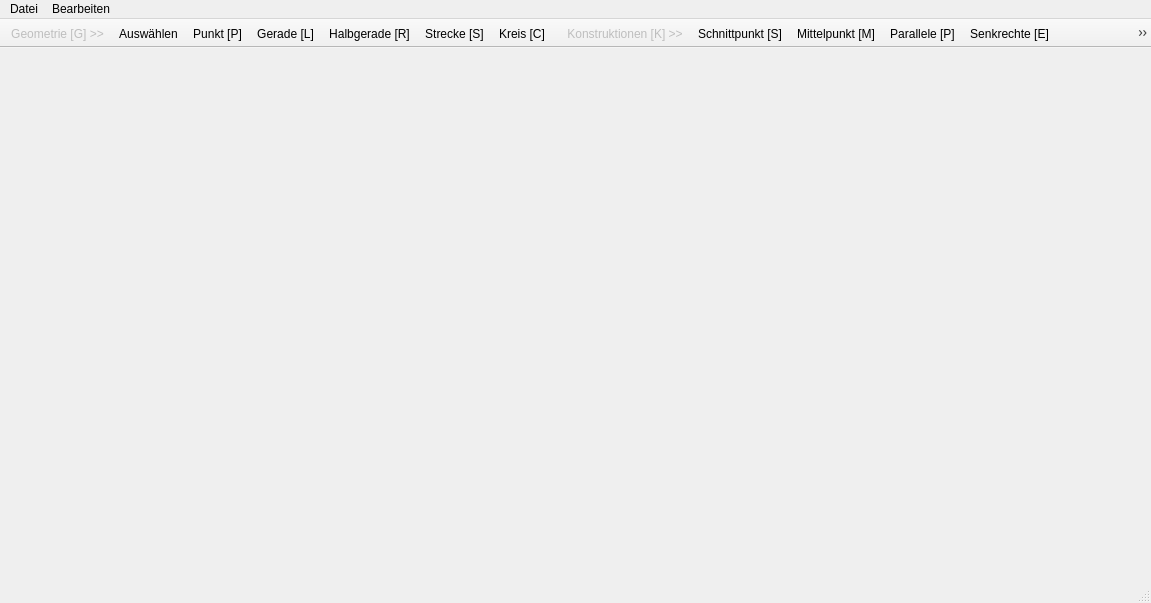
<?xml version="1.0" encoding="UTF-8"?>
<ui version="4.0">
 <class>MainWindow</class>
 <widget class="QMainWindow" name="MainWindow">
  <property name="geometry">
   <rect>
    <x>0</x>
    <y>0</y>
    <width>1151</width>
    <height>603</height>
   </rect>
  </property>
  <property name="windowTitle">
   <string>MainWindow</string>
  </property>
  <widget class="QWidget" name="drawingBoardContainer"/>
  <widget class="QMenuBar" name="menubar">
   <property name="geometry">
    <rect>
     <x>0</x>
     <y>0</y>
     <width>1151</width>
     <height>33</height>
    </rect>
   </property>
   <widget class="QMenu" name="menuDatei">
    <property name="title">
     <string>Datei</string>
    </property>
    <widget class="QMenu" name="menuRecent">
     <property name="title">
      <string>Zuletzt geöffnet</string>
     </property>
     <addaction name="actionDummy"/>
    </widget>
    <addaction name="actionNew"/>
    <addaction name="actionOpen"/>
    <addaction name="menuRecent"/>
    <addaction name="separator"/>
    <addaction name="actionSave"/>
    <addaction name="actionSaveAs"/>
    <addaction name="actionExport"/>
    <addaction name="separator"/>
    <addaction name="actionSettings"/>
    <addaction name="separator"/>
    <addaction name="actionQuit"/>
    <addaction name="separator"/>
    <addaction name="separator"/>
   </widget>
   <widget class="QMenu" name="menuBearbeiten">
    <property name="title">
     <string>Bearbeiten</string>
    </property>
    <addaction name="actionUndo"/>
    <addaction name="actionRedo"/>
   </widget>
   <addaction name="menuDatei"/>
   <addaction name="menuBearbeiten"/>
  </widget>
  <widget class="QStatusBar" name="statusbar"/>
  <widget class="QToolBar" name="toolBarGeometry">
   <property name="windowTitle">
    <string>toolBar</string>
   </property>
   <property name="movable">
    <bool>false</bool>
   </property>
   <attribute name="toolBarArea">
    <enum>TopToolBarArea</enum>
   </attribute>
   <attribute name="toolBarBreak">
    <bool>false</bool>
   </attribute>
   <addaction name="actionHeaderGeometry"/>
   <addaction name="actionSelect"/>
   <addaction name="actionPoint"/>
   <addaction name="actionLine"/>
   <addaction name="actionRay"/>
   <addaction name="actionSegment"/>
   <addaction name="actionCircle"/>
  </widget>
  <widget class="QToolBar" name="toolBarConstructions">
   <property name="windowTitle">
    <string>toolBar_2</string>
   </property>
   <property name="movable">
    <bool>false</bool>
   </property>
   <attribute name="toolBarArea">
    <enum>TopToolBarArea</enum>
   </attribute>
   <attribute name="toolBarBreak">
    <bool>false</bool>
   </attribute>
   <addaction name="actionHeaderConstructions"/>
   <addaction name="actionIntersection"/>
   <addaction name="actionMidpoint"/>
   <addaction name="actionParallel"/>
   <addaction name="actionPerpendicular"/>
   <addaction name="actionPerpendicularFoot"/>
  </widget>
  <action name="actionNew">
   <property name="text">
    <string>Neu</string>
   </property>
   <property name="menuRole">
    <enum>QAction::MenuRole::NoRole</enum>
   </property>
  </action>
  <action name="actionOpen">
   <property name="text">
    <string>Öffnen</string>
   </property>
   <property name="menuRole">
    <enum>QAction::MenuRole::NoRole</enum>
   </property>
  </action>
  <action name="actionSave">
   <property name="text">
    <string>Speichern</string>
   </property>
   <property name="menuRole">
    <enum>QAction::MenuRole::NoRole</enum>
   </property>
  </action>
  <action name="actionSaveAs">
   <property name="text">
    <string>Speichern unter...</string>
   </property>
   <property name="menuRole">
    <enum>QAction::MenuRole::NoRole</enum>
   </property>
  </action>
  <action name="actionExport">
   <property name="text">
    <string>Exportieren...</string>
   </property>
   <property name="menuRole">
    <enum>QAction::MenuRole::NoRole</enum>
   </property>
  </action>
  <action name="actionSettings">
   <property name="text">
    <string>Einstellungen...</string>
   </property>
   <property name="menuRole">
    <enum>QAction::MenuRole::NoRole</enum>
   </property>
  </action>
  <action name="actionQuit">
   <property name="text">
    <string>Beenden</string>
   </property>
   <property name="menuRole">
    <enum>QAction::MenuRole::NoRole</enum>
   </property>
  </action>
  <action name="actionUndo">
   <property name="text">
    <string>Rückgängig</string>
   </property>
   <property name="menuRole">
    <enum>QAction::MenuRole::NoRole</enum>
   </property>
  </action>
  <action name="actionRedo">
   <property name="text">
    <string>Wiederholen</string>
   </property>
   <property name="menuRole">
    <enum>QAction::MenuRole::NoRole</enum>
   </property>
  </action>
  <action name="actionSelect">
   <property name="checkable">
    <bool>true</bool>
   </property>
   <property name="text">
    <string>Auswählen</string>
   </property>
   <property name="menuRole">
    <enum>QAction::MenuRole::NoRole</enum>
   </property>
  </action>
  <action name="actionPoint">
   <property name="checkable">
    <bool>true</bool>
   </property>
   <property name="text">
    <string>Punkt [P]</string>
   </property>
   <property name="menuRole">
    <enum>QAction::MenuRole::NoRole</enum>
   </property>
  </action>
  <action name="actionLine">
   <property name="checkable">
    <bool>true</bool>
   </property>
   <property name="text">
    <string>Gerade [L]</string>
   </property>
   <property name="menuRole">
    <enum>QAction::MenuRole::NoRole</enum>
   </property>
  </action>
  <action name="actionRay">
   <property name="checkable">
    <bool>true</bool>
   </property>
   <property name="text">
    <string>Halbgerade [R]</string>
   </property>
   <property name="menuRole">
    <enum>QAction::MenuRole::NoRole</enum>
   </property>
  </action>
  <action name="actionSegment">
   <property name="checkable">
    <bool>true</bool>
   </property>
   <property name="text">
    <string>Strecke [S]</string>
   </property>
   <property name="menuRole">
    <enum>QAction::MenuRole::NoRole</enum>
   </property>
  </action>
  <action name="actionCircle">
   <property name="checkable">
    <bool>true</bool>
   </property>
   <property name="text">
    <string>Kreis [C]</string>
   </property>
   <property name="menuRole">
    <enum>QAction::MenuRole::NoRole</enum>
   </property>
  </action>
  <action name="actionHeaderGeometry">
   <property name="enabled">
    <bool>false</bool>
   </property>
   <property name="text">
    <string>Geometrie [G] &gt;&gt;</string>
   </property>
   <property name="menuRole">
    <enum>QAction::MenuRole::NoRole</enum>
   </property>
  </action>
  <action name="actionHeaderConstructions">
   <property name="enabled">
    <bool>false</bool>
   </property>
   <property name="text">
    <string>Konstruktionen [K] &gt;&gt;</string>
   </property>
   <property name="menuRole">
    <enum>QAction::MenuRole::NoRole</enum>
   </property>
  </action>
  <action name="actionIntersection">
   <property name="checkable">
    <bool>true</bool>
   </property>
   <property name="text">
    <string>Schnittpunkt [S]</string>
   </property>
   <property name="menuRole">
    <enum>QAction::MenuRole::NoRole</enum>
   </property>
  </action>
  <action name="actionMidpoint">
   <property name="checkable">
    <bool>true</bool>
   </property>
   <property name="text">
    <string>Mittelpunkt [M]</string>
   </property>
   <property name="menuRole">
    <enum>QAction::MenuRole::NoRole</enum>
   </property>
  </action>
  <action name="actionParallel">
   <property name="checkable">
    <bool>true</bool>
   </property>
   <property name="text">
    <string>Parallele [P]</string>
   </property>
   <property name="menuRole">
    <enum>QAction::MenuRole::NoRole</enum>
   </property>
  </action>
  <action name="actionPerpendicular">
   <property name="checkable">
    <bool>true</bool>
   </property>
   <property name="text">
    <string>Senkrechte [E]</string>
   </property>
   <property name="menuRole">
    <enum>QAction::MenuRole::NoRole</enum>
   </property>
  </action>
  <action name="actionPerpendicularFoot">
   <property name="checkable">
    <bool>true</bool>
   </property>
   <property name="text">
    <string>Lotfußpunkt [L]</string>
   </property>
   <property name="menuRole">
    <enum>QAction::MenuRole::NoRole</enum>
   </property>
  </action>
  <action name="actionDummy">
   <property name="text">
    <string>Dummy</string>
   </property>
  </action>
 </widget>
 <resources/>
 <connections/>
</ui>
